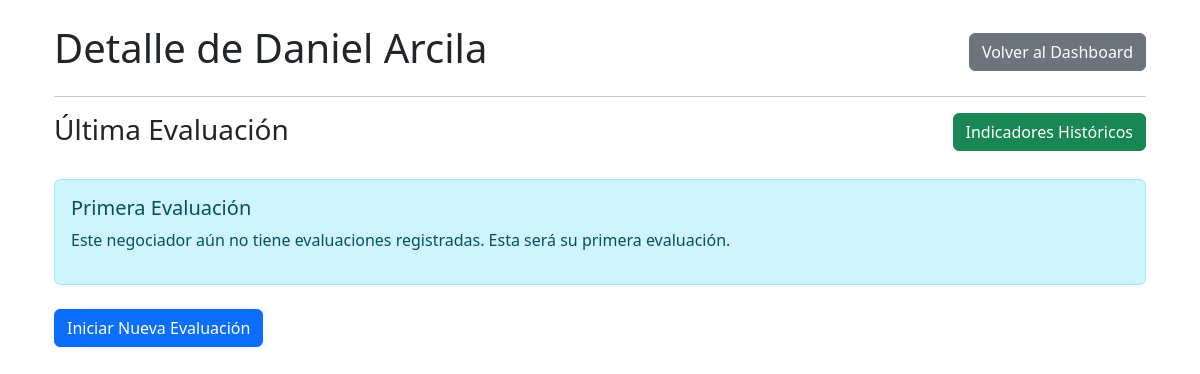
The app's page /negotiator/54321/ (signed in), older data.
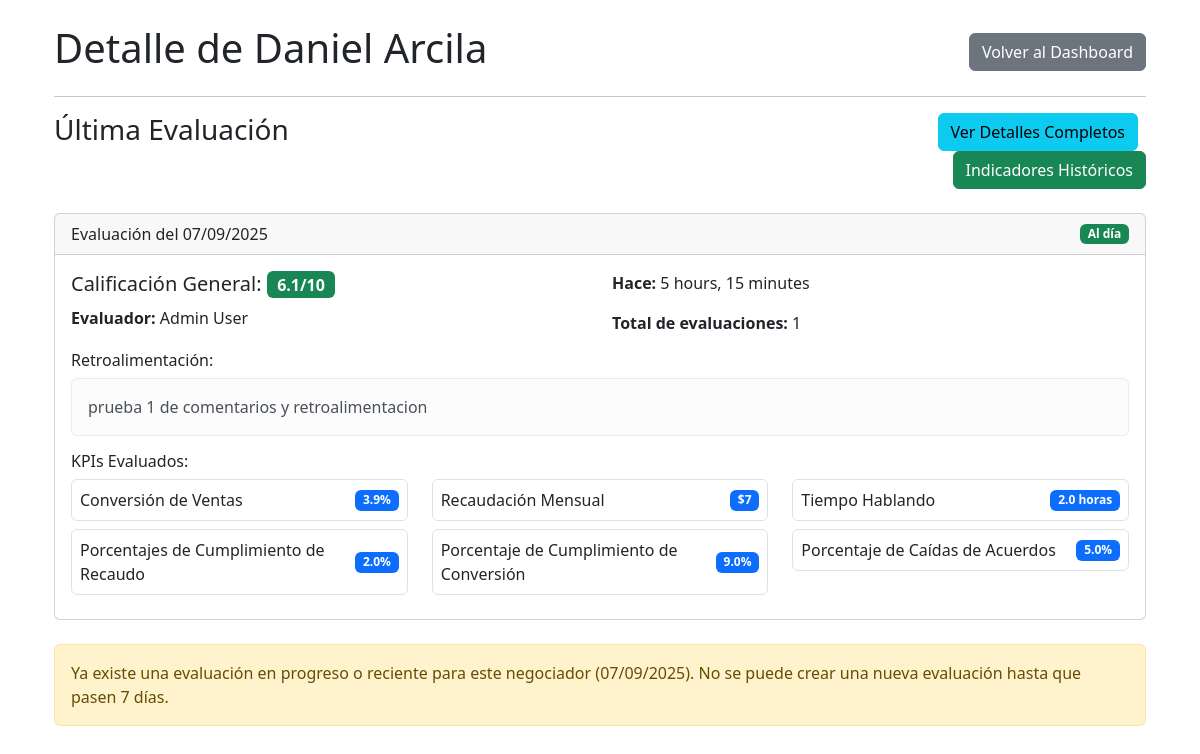
The same page, newer data.
### accounts/models.py (models this page shows, shortened)
class Negotiator(models.Model):
    leader = models.ForeignKey(
        User,
        on_delete=models.CASCADE,
        related_name='negotiators',
        limit_choices_to={'role': 'lider'}
    )
    name = models.CharField(max_length=255)
    cedula = models.CharField(max_length=12, unique=True)
    @property
    def get_evaluation_status(self):
        last_evaluation = self.evaluations.order_by('-date').first()
        if not last_evaluation:
            return "Pendiente"
        six_months_ago = timezone.now() - timedelta(days=180)
        if last_evaluation.date < six_months_ago:
            return "Pendiente"
        return "Al día"
    def has_evaluations(self):
        return self.evaluations.exists()
    def get_evaluation_count(self):
        return self.evaluations.count()

class Evaluation(models.Model):
    negotiator = models.ForeignKey(Negotiator, on_delete=models.CASCADE, related_name='evaluations')
    evaluator = models.ForeignKey(User, on_delete=models.CASCADE, related_name='evaluations_made')
    date = models.DateTimeField(auto_now_add=True)
    overall_score = models.FloatField(default=0.0)
    feedback = models.TextField(blank=True)

class User(AbstractBaseUser, PermissionsMixin):
    cedula_validator = RegexValidator(
        regex=r'^\d{5,12}$',
        message='La cédula debe tener entre 5 y 12 dígitos numéricos.'
    )
    cedula = models.CharField(
        max_length=12,
        unique=True,
        validators=[cedula_validator],
        primary_key=True,
        help_text='Documento de identidad'
    )
    email = models.EmailField(max_length=255, unique=True)
    first_name = models.CharField(max_length=255, blank=True)
    last_name = models.CharField(max_length=255, blank=True)
    is_active = models.BooleanField(default=True)
    is_staff = models.BooleanField(default=False)
    ROLE_CHOICES = (
        ('lider', 'Líder'),
        ('administrativo', 'Administrativo'),
    )
    role = models.CharField(max_length=20, choices=ROLE_CHOICES, default='administrativo')
    objects = UserManager()
    USERNAME_FIELD = 'cedula'
    REQUIRED_FIELDS = ['email', 'first_name', 'last_name']

class EvaluationKPI(models.Model):
    evaluation = models.ForeignKey(Evaluation, on_delete=models.CASCADE, related_name='kpis')
    kpi = models.ForeignKey(KPI, on_delete=models.CASCADE)
    score = models.FloatField(default=0.0)
    class Meta:
        unique_together = ('evaluation', 'kpi')

class KPI(models.Model):
    KPI_TYPE_CHOICES = [
        ('score', 'Puntuación (0-10)'),
        ('percentage', 'Porcentaje (0-100%)'),
        ('amount', 'Monto (pesos)'),
        ('hours', 'Horas'),
        ('count', 'Cantidad'),
    ]
    name = models.CharField(max_length=255)
    description = models.TextField(blank=True)
    kpi_type = models.CharField(max_length=20, choices=KPI_TYPE_CHOICES, default='score')
    min_value = models.FloatField(default=0.0, help_text='Valor mínimo permitido')
    max_value = models.FloatField(default=10.0, help_text='Valor máximo permitido')
    unit = models.CharField(max_length=20, blank=True, help_text='Unidad de medida (ej: %, $, horas)')
    def get_display_value(self, value):
        if self.kpi_type == 'percentage':
            return f"{value:.1f}%"
        elif self.kpi_type == 'amount':
            return f"${value:,.0f}"
        elif self.kpi_type == 'hours':
            return f"{value:.1f} horas"
        elif self.kpi_type == 'count':
            return f"{value:.0f}"
        else:  # score
            return f"{value:.1f}/10"

### accounts/views.py (the view)
# urls.py: path('negotiator/<str:cedula>/', views.negotiator_detail_view, name='negotiator_detail'),
@login_required
def negotiator_detail_view(request, cedula):
    negotiator = get_object_or_404(Negotiator, cedula=cedula, leader=request.user)
    last_evaluation = Evaluation.objects.filter(negotiator=negotiator).order_by('-date').first()
    recent_evaluation = negotiator.evaluations.filter(
        date__gte=timezone.now() - timezone.timedelta(days=7)
    ).first()
    context = {
        'negotiator': negotiator,
        'last_evaluation': last_evaluation,
        'has_recent_evaluation': recent_evaluation is not None,
        'recent_evaluation': recent_evaluation
    }
    return render(request, 'accounts/negotiator_detail.html', context)

### accounts/templatetags/kpi_tags.py (called while the page is built)
@register.filter
def kpi_display(kpi, value):
    return kpi.get_display_value(value)

### templates/accounts/negotiator_detail.html (shortened to what this page needs)
{% extends 'base.html' %}
{% load kpi_tags %}
{% block content %}
<div class="container mt-4">
    <div class="d-flex justify-content-between align-items-center">
        <h1>Detalle de {{ negotiator.name }}</h1>
        <a href="{% url 'lider_dashboard' %}" class="btn btn-secondary">Volver al Dashboard</a>
    </div>
    <hr>
    <div class="row mb-4">
        <div class="col-md-8">
            <h3>Última Evaluación</h3>
        </div>
        <div class="col-md-4 text-end">
            {% if negotiator.has_evaluations %}
                <a href="{% url 'last_evaluation' cedula=negotiator.cedula %}" class="btn btn-info me-2">
                     Ver Detalles Completos
                </a>
            {% endif %}
            <a href="{% url 'negotiator_indicators' cedula=negotiator.cedula %}" class="btn btn-success">
                 Indicadores Históricos
            </a>
        </div>
    </div>
    {% if last_evaluation %}
        <div class="card">
            <div class="card-header d-flex justify-content-between align-items-center">
                <span>Evaluación del {{ last_evaluation.date|date:"d/m/Y" }}</span>
                <span class="badge {% if negotiator.get_evaluation_status == 'Al día' %}bg-success{% else %}bg-warning{% endif %}">
                    {{ negotiator.get_evaluation_status }}
                </span>
            </div>
            <div class="card-body">
                <div class="row">
                    <div class="col-md-6">
                        <h5 class="card-title">Calificación General:
                            <span class="badge bg-success fs-6">{{ last_evaluation.overall_score|floatformat:1 }}/10</span>
                        </h5>
                        <p class="card-text"><strong>Evaluador:</strong> {{ last_evaluation.evaluator.first_name }} {{ last_evaluation.evaluator.last_name }}</p>
                    </div>
                    <div class="col-md-6">
                        <p class="card-text"><strong>Hace:</strong> {{ last_evaluation.date|timesince }}</p>
                        <p class="card-text"><strong>Total de evaluaciones:</strong> {{ negotiator.get_evaluation_count }}</p>
                    </div>
                </div>
                {% if last_evaluation.feedback %}
                    <div class="mt-3">
                        <h6>Retroalimentación:</h6>
                        <div class="alert alert-light">
                            {{ last_evaluation.feedback }}
                        </div>
                    </div>
                {% endif %}
                <h6>KPIs Evaluados:</h6>
                <div class="row">
                    {% for kpi_eval in last_evaluation.kpis.all %}
                        <div class="col-md-6 col-lg-4 mb-2">
                            <div class="d-flex justify-content-between align-items-center p-2 border rounded">
                                <span>{{ kpi_eval.kpi.name }}</span>
                                <span class="badge bg-primary">{{ kpi_eval.kpi|kpi_display:kpi_eval.score }}</span>
                            </div>
                        </div>
                    {% empty %}
                        <div class="col-12">
                            <div class="alert alert-warning">
                                No se evaluaron KPIs específicos en esta ocasión.
                            </div>
                        </div>
                    {% endfor %}
                </div>
            </div>
        </div>
    {% else %}
        <div class="alert alert-info" role="alert">
            <h5 class="alert-heading">Primera Evaluación</h5>
            <p>Este negociador aún no tiene evaluaciones registradas. Esta será su primera evaluación.</p>
        </div>
    {% endif %}
    <div class="mt-4">
        {% if not has_recent_evaluation %}
            <a href="{% url 'start_evaluation' cedula=negotiator.cedula %}" class="btn btn-primary">
                 Iniciar Nueva Evaluación
            </a>
        {% else %}
            <div class="alert alert-warning mt-2">
                Ya existe una evaluación en progreso o reciente para este negociador ({{ recent_evaluation.date|date:"d/m/Y" }}). No se puede crear una nueva evaluación hasta que pasen 7 días.
            </div>
        {% endif %}
    </div>
</div>
{% endblock %}

### templates/base.html (shortened to what this page needs)
<!DOCTYPE html>
<html lang="en">
<head>
    <link href="https://cdn.jsdelivr.net/npm/bootstrap@5.3.3/dist/css/bootstrap.min.css" rel="stylesheet">
</head>
<body>
    <div class="container">
        {% block content %}
        {% endblock %}
    </div>
</body>
</html>

Row changes from the older to the newer data that the page shows:
shown differently, row unchanged: Negotiator "Daniel Arcila": get_evaluation_status (not shown) → "Al día"; get_evaluation_count (not shown) → "1"
added Evaluation: date "07/09/2025", overall_score "6.1", evaluator.first_name "Admin", evaluator.last_name "User", date "5 hours, 15 minutes", feedback "prueba 1 de comentarios y retroalimentacion"
added EvaluationKPI: kpi.name "Conversión de Ventas", kpi|kpi_display "3.9%"
added EvaluationKPI: kpi.name "Recaudación Mensual", kpi|kpi_display "$7"
added EvaluationKPI: kpi.name "Tiempo Hablando", kpi|kpi_display "2.0 horas"
added EvaluationKPI: kpi.name "Porcentajes de Cumplimiento de Recaudo", kpi|kpi_display "2.0%"
added EvaluationKPI: kpi.name "Porcentaje de Cumplimiento de Conversión", kpi|kpi_display "9.0%"
added EvaluationKPI: kpi.name "Porcentaje de Caídas de Acuerdos", kpi|kpi_display "5.0%"
Text that changed along with them:
text no longer shown: "Primera Evaluación Este negociador aún no tiene evaluaciones registradas. Esta será su primera evaluación. Iniciar Nueva Evaluación"
text now shown: "Ver Detalles Completos Evaluación del Calificación General: /10 Evaluador: Hace: Total de evaluaciones: Retroalimentación: KPIs Evaluados: Ya existe una evaluación en progreso o reciente para este negociador ( ). No se puede crear una nueva evaluación hasta que pasen 7 días."
